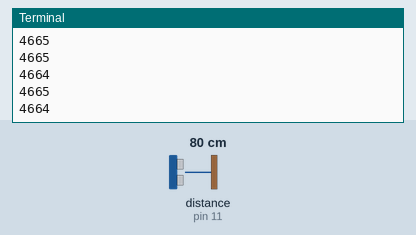
Recording of a program running on a simulated Raspberry Pi (header pin numbers). Parts: the last lines printed to the terminal. The inputs (shaded band) are chosen by the test bench; at power-on: distance to the obstacle (sensor on pin 11) 80 cm. The echo pulse lasts 58.3 µs per cm; the clock reads 2024-03-15 10:24:30 at power-on unless the program sets it.

Above: at 1.2 s.
1.3 s: distance to the obstacle (sensor on pin 11) set to 2 cm
At 1.39 s:
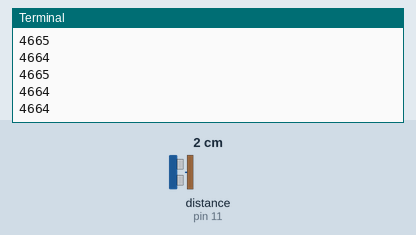
2.8 s: distance to the obstacle (sensor on pin 11) set to 4 cm
At 2.8 s:
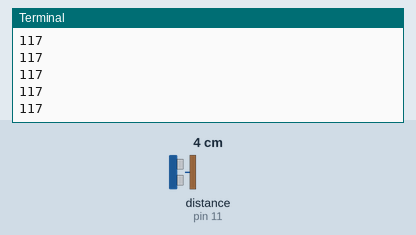
Timing chart, 0 to 5.8 s (numbered marks = the images above; inputs shaded):
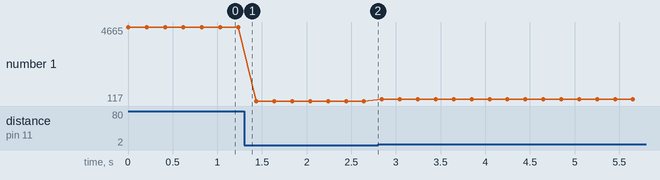

Measured:
- plotted number 1: 4664 → 117 after the input at 1.3 s, 117 → 232 after the input at 2.8 s

The program:

HC_SR04_ULTRASONIC_SENSOR_Python_program_Example.py
```python
# 3V/5V HC SR04 ULTRASONIC SENSOR Python Program Example:

# Created by and taught by Paul McWhorter, toptechboy.com
# Learned by Joseph C. Richardson, GitHub.com

# Please note: I did not create this Python program
# example. However, I did discover that the variables
# and the values have to be in their correct order as
# shown in this Python program example below.

# Note: be mindful while working with
# electronics. There are mistakes that
# cannot be corrected should you ignore
# any basic electronics rules. Electronics
# demands basic math skills and knowledge
# of electronics components alike.

# Items needed are as follows:

# Raspberry Pi 4 = 1
# breadboard = 1
# 3V/5V HC SR04 Ultrasonic Sensor = 1
# jumper wire = 4, +2 for the Rasp pi 4 fan

# Note: use two other jumper wires for
# the Raspberry Pi 4 fan, while in use/
# operation.

# 3V/5V HC SR04 ULTRASONIC SENSOR Python Program Example:

# This Raspberry Pi 4 Python program allows
# users to have tons of fun, while learning
# how to use the HC SR04 Ultrasonic Sensor.

# We will use the breadboard method:

# GPIO.setmode(GPIO.BOARD)

# This method is for the GPIO pinouts
# not the GPIO numbers, such as BCM

# You can also use the Broadcom SOC
# Channel method if you prefer:

# GPIO.setmode(GPIO.BCM)
# This allows GPIO numbers, not GPIO
# pinouts, such as the breadboard
# method illustrates in our Python
# program example.

# import functions:

import time,RPi.GPIO as GPIO
from time import sleep as pause
GPIO.setmode(GPIO.BOARD) # breadboard method
GPIO.setwarnings(False) # disable setwarnings

# You can rename all these variables to any names you wish,
# but keep in mind that you must also rename any variables
# in your program as well. Click the Find and Replace command
# on the IDLE menu to make any renaming changes faster to cover
# any variables you want to rename. However, you should stick
# to meaningful names, so other programmers can learn and
# understand what's happening throughout the program's
# execution/run.
''''''''''''''''''''''''''''''''''''''''''''''''''''''''''''''''''''''''''''''''''''''''''''''''''''''''''''''''''''''''''''''
# Note: Python executes its programs from the top, downward.
# You must place these variable values in this correct order as shown.
# These pinout values won't execute right if you don't.

stop_program_message='''
print('Paul McWhorter: GPIO is good to go')
'''
trig,echo=13,11

GPIO.setup(trig,GPIO.OUT)
GPIO.setup(echo,GPIO.IN)

# Always use a KeyboardInterrupt, try and except error handler to force
# all GPIO pinouts to shut down to LOW/OFF state.

# Note: it is recommended that you setup a KeyboardInterrupt handler to force
# the GPIO pins to return to a low state/off via, pressing control+c

try:
    while True:
        GPIO.output(trig,0)
        time.sleep(2E-6)
        GPIO.output(trig,1)
        time.sleep(10E-6)
        GPIO.output(trig,0)
        while GPIO.input(echo)==0:
            pass
        echo_start=time.time()
        while GPIO.input(echo)==1:
            pass
        echo_stop=time.time()
        ping_travel=echo_stop-echo_start
        print(int(ping_travel*1E6))
        pause(.2)

except KeyboardInterrupt:
    GPIO.cleanup() # GPIO.cleanup() sets all GPIO pins to LOW/OFF state
    exec(stop_program_message)
```
